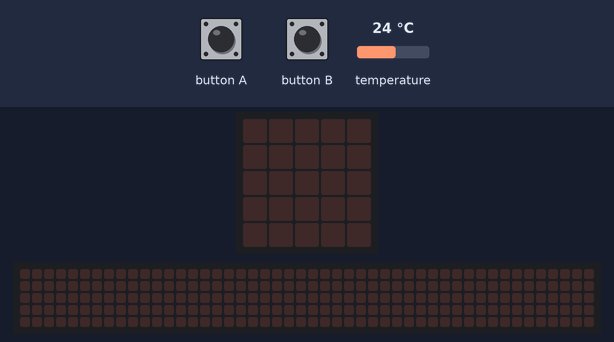
Bench run of a program on a simulated BBC micro:bit (MakeCode). Shown: the board's 5×5 LED display, a strip that is not on the board, showing the scrolling text unrolled. The test bench sets the inputs (shaded band); at power-on: temperature 24 °C. The 48×5 strip is a reading aid, not a part: it shows the text the display is scrolling, unrolled, one strip-width of it at a time; what the program prints to the serial console is not drawn.

Above: at 1.2 s.
1.3 s: button A pressed for 0.15 s
At 1.67 s:
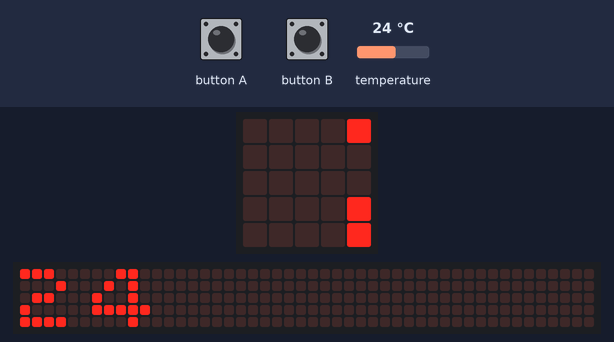
At 4.01 s:
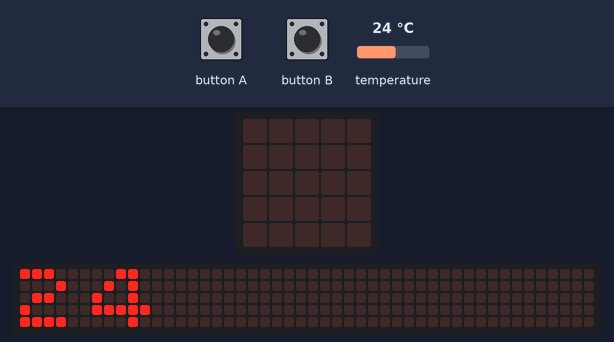
4.3 s: button B pressed for 0.15 s
Timing chart, 0 to 7.3 s (numbered marks = the images above; inputs shaded):
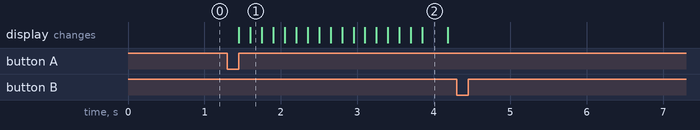

Measured:
- after the input at 1.3 s, the display: first changes after 0.15 s (image 1 shows a later state)
- after the input at 4.3 s, every drawn part: stays the same

The program:

main.ts
```typescript
input.onButtonPressed(Button.A, function () {
    basic.showNumber(input.temperature())
    tabell[Index] = input.temperature()
    Index += 1
})
input.onButtonPressed(Button.B, function () {
    serial.writeNumbers(tabell)
})
let Index = 0
let tabell: number[] = []
tabell = [
0,
0,
0,
0,
0,
0,
0,
0,
0,
0
]
Index = 0
basic.forever(function () {
    if (Index == 10) {
        basic.showString("Minne Fullt ")
    }
})
```

test.ts
```typescript
// testene settes inn her; disse vil ikke kompilert så lenge denne pakken blir brukt som en utvidelse.
```
